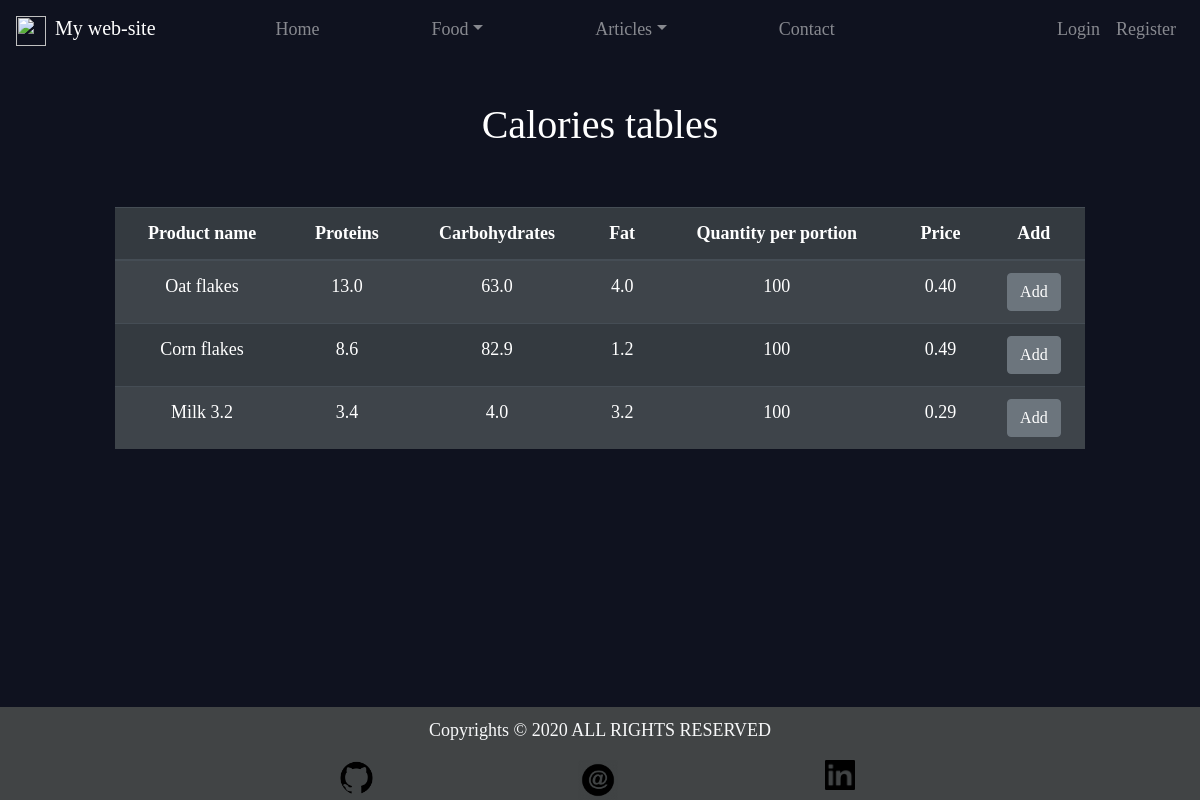
The page /food/prod_table/ on the database as committed earlier.
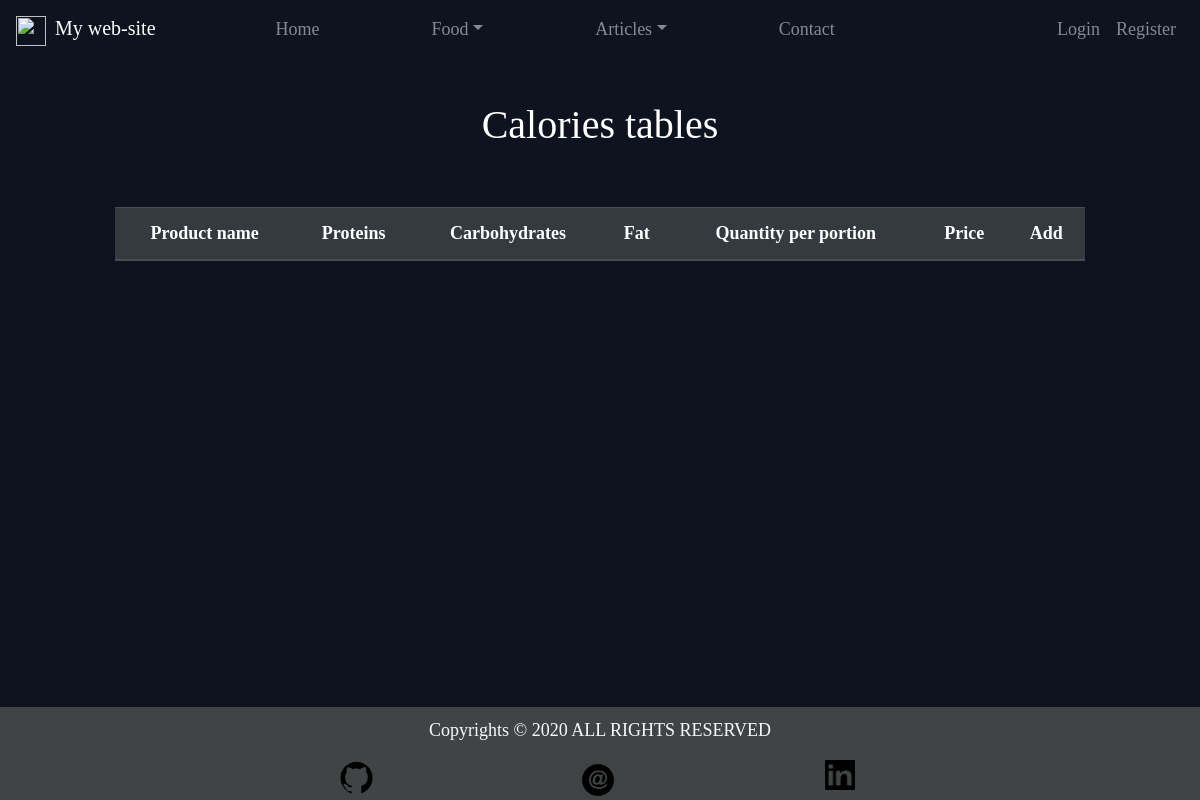
The same page on the database as committed later.
### Food/models.py (models this page shows, shortened)
class Product(models.Model):
	name = models.CharField(max_length=50)
	ingredient = models.ManyToManyField(Ingredient, through="ReceipeIngredient")
	@property
	def total_protein(self):
		product = Product.objects.get(pk=self.pk)
		result = 0
		for i in product.ingredient.all():
			result += i.protein * ReceipeIngredient.objects.get(ingredient=i, product=product).weight / 100
		return result
	@property
	def total_carbohydrates(self):
		product = Product.objects.get(pk=self.pk)
		result = 0
		for i in product.ingredient.all():
			result += i.carbohydrates * ReceipeIngredient.objects.get(ingredient=i, product=product).weight / 100
		return result
	@property
	def total_fat(self):
		product = Product.objects.get(pk=self.pk)
		result = 0
		for i in product.ingredient.all():
			result += i.fat * ReceipeIngredient.objects.get(ingredient=i, product=product).weight / 100
		return result
	@property
	def total_price(self):
		product = Product.objects.get(pk=self.pk)
		result = 0
		for i in product.ingredient.all():
			result += i.price * ReceipeIngredient.objects.get(ingredient=i, product=product).weight / 100
		return result
	@property
	def total_weight(self):
		product = Product.objects.get(pk=self.pk)
		return sum([ReceipeIngredient.objects.get(ingredient=i, product=product).weight for i in product.ingredient.all()])

class Ingredient(models.Model):
	name = models.CharField(max_length=50, unique=True)
	protein = models.FloatField()
	carbohydrates = models.FloatField()
	fat = models.FloatField()
	quantity_per_portion = models.IntegerField(blank=True)
	price = models.DecimalField(max_digits=100, decimal_places=2, blank=True)
	food_type = models.CharField(max_length=2, choices=FOOD_TYPE_CHOICES, blank=True)
	class Meta:
		ordering = ["id"]

class ReceipeIngredient(models.Model):
	ingredient = models.ForeignKey(Ingredient, on_delete=models.CASCADE)
	product = models.ForeignKey(Product, on_delete=models.CASCADE)
	weight = models.IntegerField(null=True, blank=True)
	class Meta:
		ordering = ["id"]
		verbose_name_plural = "Receipe Ingredients"

### Food/views.py (the view)
# urls.py: path("prod_table/", ProductsTableView.as_view(), name="prod_table"),
class ProductsTableView(ListView, SuccessMessageMixin):
	template_name = "Food/product_list.html"
	model = Product
	context_object_name = "objects"
	paginate_by = 10

### Templates/Food/product_list.html (shortened to what this page needs)
{% extends 'main.html' %}
{% block content %}
	<h1 id="title">Calories tables </h1>
	<table class="table table-striped table-dark">
		<thead>
			<tr>
				<th scope="col">Product name</th>
				<th scope="col">Proteins</th>
				<th scope="col">Carbohydrates</th>
				<th scope="col">Fat</th>
				<th scope="col">Quantity per portion</th>
				<th scope="col">Price</th>
				<th scope="col">Add</th>
			</tr>
		</thead>
		<tbody>
			{% for item in objects %}
				<tr>
					<td>
						<a class="hyperlink-off" href="#">{{ item.name|capfirst }}</a>
					</td>
					<td>{{item.total_protein}}</td>
					<td>{{item.total_carbohydrates}}</td>
					<td>{{item.total_fat}}</td>
					<td>{{item.total_weight}}</td>
					<td>{{item.total_price}}</td>
					<td>
						<button type="button" class="btn btn-secondary">
							<a class="hyperlink-off" href="#">Add</a>
						</button>
					</td>
				</tr>
			{% endfor %}
		</tbody>
	</table>
{% endblock %}

### Templates/main.html (shortened to what this page needs)
{% load static %}
<!DOCTYPE html>
<html>
<head>
	<link rel="stylesheet" href="https://stackpath.bootstrapcdn.com/bootstrap/4.4.1/css/bootstrap.min.css">
	<link rel="stylesheet" type="text/css" href="{% static 'style.css' %} ">
</head>
	<body>
		{% include 'navigation_bar.html' %}
		<div class="col-sm-10 container-fluid">
			{% block content %}{% endblock %}
		</div>
		{% include 'footer.html' %}
	</body>
</html>

### Templates/navigation_bar.html (shortened to what this page needs)
{% load static %}
<header>
	<nav class="navbar navbar-dark .bg-dark navbar-expand-md" id="navbargroup">
		<a class="navbar-brand" href="http://127.0.0.1:8000/">
			<img src="{% static 'images/logo.png' %}" width="30" height="30" alt="" class="d-inline-block mr-sm-1">
			My web-site
		</a>
		<div class="collapse navbar-collapse" id="mainmenu">
			<ul class="navbar-nav mr-auto px-md-5" >
				<li class="nav-item px-5" size="16">
					<a  class="nav-link"  href="#">Home</a>
				</li>
				<li class="nav-item dropdown px-md-5">
					<a  class="nav-link dropdown-toggle" data-toggle="dropdown" role="button" aria-expanded="false"
					id="submenu" aria-haspopup="true" href="#">Food</a>
				</li>
				<li class="nav-item dropdown px-md-5">
					<a  class="nav-link dropdown-toggle" data-toggle="dropdown" role="button" aria-expanded="false"
					id="submenu" aria-haspopup="true" href="#">Articles</a>
				</li>
				<li class="nav-item px-md-5">
					<a  class="nav-link " href="#">Contact</a>
				</li>
			</ul>
			<div class="navbar-nav">
				{% if request.user.is_authenticated %}
					<a class="nav-item nav-link" href="{% url 'profile:log_out' %}">Logout</a>
					<a class="nav-item nav-link" href="{% url 'profile:profile_details' %}" >Hello, {{request.user.username}} </a>
				{% else %}
					<a class="nav-item nav-link" href="{% url 'profile:log_in' %}">Login</a>
					<a class="nav-item nav-link" href="{% url 'profile:registration' %}">Register</a>
				{% endif %}
			</div>
		</div>
	</nav>
</header>

### Templates/footer.html
{% load static %}
<footer class =".bg-secondary mt-sm-1">
	<div>
		<p class="text-light copy">
			Copyrights © 2020 ALL RIGHTS RESERVED
		</p>
	</div>
	<div class="row border-top-secondary ">
		<div class="col"></div>
		<div class="col">
			<a href="https://github.com/310224954/">
				<img src="{% static 'media/github-icon.png' %}" width="35" height="35" alt="" class="d-inline-block mr-sm-1">
			</a>
		</div>
		<div class="col">
			<a href="https://piotrluk92@gmail.com">
				<img src="{% static 'media/gmail-icon.png' %}" width="40" height="40" alt="" class="d-inline-block mr-sm-1">
			</a>
		</div>
		<div class="col">
			<a href="https://www.linkedin.com/in/piotr-%C5%82ukaszewski-600b6a12a/">
				<img src="{% static 'media/linkedin-icon.png' %}" width="30" height="30" alt="" class="d-inline-block mr-sm-1">
			</a>
		</div>
		<div class="col"></div>
	</div>
</footer>

### files/style.css (style rules this page uses)
body { background-color: #0f121f; font-family: Ubuntu; color: #fff; font-size:large; text-align: center; }
footer { background: #414445; position: fixed; padding: 10px 10px 0px 10px; bottom: 0; width: 100%; }
#navbargroup { padding-bottom: 50px; }
#title { padding-bottom: 50px; }
.copy { padding-bottom: 10; }

Rows that differ between the two databases and show on the page:
removed Product: name "Oat flakes", total_protein "13.0", total_carbohydrates "63.0", total_fat "4.0", total_weight "100", total_price "0.40"
removed Product: name "Corn flakes", total_protein "8.6", total_carbohydrates "82.9", total_fat "1.2", total_weight "100", total_price "0.49"
removed Product: name "Milk 3.2", total_protein "3.4", total_carbohydrates "4.0", total_fat "3.2", total_weight "100", total_price "0.29"
